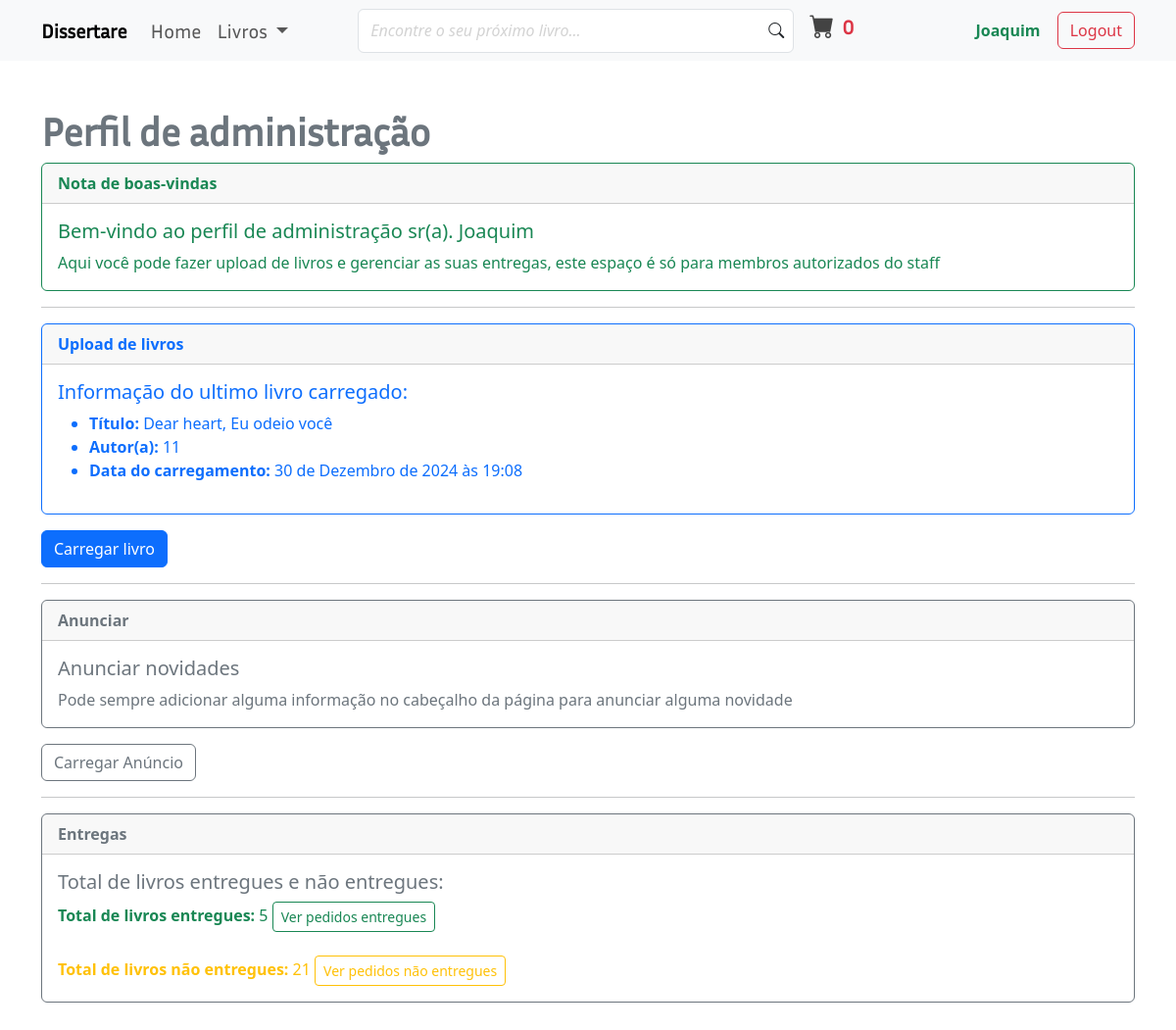
/users/staff_profile/ (signed in), run on the app's committed database.
### books/models.py (models this page shows, shortened)
class Books(models.Model):
    author = models.CharField(max_length=50, verbose_name='Autor', default='unknow')
    file = models.FileField(
        upload_to=books_pdf_file_path,
        verbose_name='Arquivo',
        validators=[pdf_format_validator]
    )
    title = models.CharField(max_length=50, verbose_name='Título do livro')
    description = models.TextField(max_length=400, verbose_name='Sinopse')
    comment = models.TextField(max_length=400, verbose_name='Comentário', null=True, blank=True)
    cover = models.ImageField(
        upload_to=books_image_file_path,
        verbose_name='Capa do livro')
    date_posted = models.DateTimeField(default=timezone.now, verbose_name='Publicado no site em')
    uploaded_by = models.ForeignKey(User, on_delete=models.CASCADE, verbose_name='Enviado por')
    category = models.ManyToManyField(Category, related_name='books_category', default=[0])
    price = models.DecimalField(default=0, decimal_places=2, max_digits=6, validators=[val_cannot_be_negative])
    is_sale = models.BooleanField(default=False)
    sale_price = models.DecimalField(default=0, decimal_places=2, max_digits=6, validators=[val_cannot_be_negative], null=True, blank=True)
    class Meta:
        verbose_name_plural = 'Books'

### users/views.py (the view)
@login_required
def staff_profile(request):
    if request.user.is_superuser:
        last_book_uploaded = Books.objects.last()
        shipped_quantity = Order.objects.filter(shipped=True).count()
        not_shipped_quantity = Order.objects.filter(shipped=False).count()
        return render(
            request,
            'users/staff_profile.html',
            {
                'last_book_uploaded': last_book_uploaded,
                'shipped_quantity': shipped_quantity,
                'not_shipped_quantity': not_shipped_quantity,
            }
        )
    else:
        raise Http404

### books/context_processors.py (called while the page is built)
def announcement(request):
    announcement_obj = Announcement_context(request)
    announcements = announcement_obj.announcement.order_by('-date_posted')[:3]
    return {'announcements': announcements}

### cart/cart.py (called while the page is built)
    def __len__(self):
        return len(self.cart)

### cart/context_processors.py (called while the page is built)
def cart(request):
    return {'cart': Cart(request)}

### users/templates/users/staff_profile.html
{% extends "books/base.html" %}
{% block main_content%}
    <div class="container my-5">
        <h1 class="fw-bold text-secondary">Perfil de administração</h1>
        <div class="card border-success mb-3">
            <div class="card-header fw-bold text-success">Nota de boas-vindas</div>
            <div class="card-body text-success">
              <h5 class="card-title">Bem-vindo ao perfil de administração sr(a). {{user.username}}</h5>
              <p class="card-text">Aqui você pode fazer upload de livros e gerenciar as suas entregas, este espaço é só para membros autorizados do staff</p>
            </div>
        </div>
        <hr>
        <div class="card border-primary mb-3">
          <div class="card-header fw-bold text-primary">Upload de livros</div>
          <div class="card-body text-primary">
            <h5 class="card-title">Informação do ultimo livro carregado:</h5>
            <ul>
              <li class="card-text">
                <strong>Título:</strong> {{last_book_uploaded.title}}
              </li>
              <li class="card-text">
                <strong>Autor(a):</strong> {{last_book_uploaded.author}}
              </li>
              <li class="card-text">
                <strong>Data do carregamento:</strong> {{last_book_uploaded.date_posted}}
              </li>
            </ul>
          </div>
        </div>
        <a href="{% url 'upload-book' %}" class="btn btn-primary">Carregar livro</a>
        <hr>
        <div class="card border-secondary mb-3">
          <div class="card-header fw-bold text-secondary">Anunciar</div>
          <div class="card-body text-secondary">
            <h5 class="card-title">Anunciar novidades</h5>
            <p class="card-text">Pode sempre adicionar alguma informação no cabeçalho da página para anunciar alguma novidade</p>
          </div>
        </div>
        <a href="{% url 'upload-announcement' %}" class="btn btn-outline-secondary">Carregar Anúncio</a>
        <hr>
        <div class="card border-secondary mb-3">
            <div class="card-header fw-bold text-secondary">Entregas</div>
            <div class="card-body text-secondary">
              <h5 class="card-title">Total de livros entregues e não entregues:</h5>
              <span class="text-success"><strong>Total de livros entregues:</strong> {{shipped_quantity}} </span>
              <a href="{% url 'shipped-dash' %}" class="btn btn-sm btn-outline-success">Ver pedidos entregues</a>
              <br><br>
              <span class="text-warning"><strong>Total de livros não entregues:</strong> {{not_shipped_quantity}} </span>
              <a href="{% url 'not-shipped-dash' %}" class="btn btn-sm btn-outline-warning">Ver pedidos não entregues</a>
            </div>
        </div>
    </div>
{% endblock main_content%}

### books/templates/books/base.html (shortened to what this page needs)
{% load static %}
<!doctype html>
<html lang="pt-pt">
  <head>
    <link rel="stylesheet" href="{% static 'books/css/general_style.css' %}">
    <link href="https://cdn.jsdelivr.net/npm/bootstrap@5.3.3/dist/css/bootstrap.min.css" rel="stylesheet">
    <link rel="stylesheet" href="https://cdn.jsdelivr.net/npm/bootstrap-icons@1.11.3/font/bootstrap-icons.min.css">
  </head>
  <body>
    <nav class="navbar navbar-expand-lg bg-body-tertiary sticky-top pb-3 pb-md-2">
        <div class="container">
            <a class="navbar-brand fw-bold" href="{% url 'home' %}">Dissertare</a>
            <div class="collapse navbar-collapse justify-content-between" id="navbarSupportedContent">
                <ul class="navbar-nav mb-2 mb-lg-0 fs-5">
                    {% if title == 'home' %}
                        <li class="nav-item">
                            <a class="nav-link active" aria-current="page" href="{% url 'home' %}">
                                Home
                            </a>
                        </li>
                        <li class="nav-item dropdown">
                            <a class="nav-link dropdown-toggle" href="#" role="button" data-bs-toggle="dropdown" aria-expanded="false">
                                Livros
                            </a>
                            <ul class="dropdown-menu">
                                {% if user.is_superuser %}
                                    <li class="border-bottom">
                                        <a href="{% url 'staff-profile' %}" class="dropdown-item" title="upload book">
                                            <i class="bi bi-person"></i> Perfil de administração
                                        </a>
                                    </li>
                                {% endif %}
                                <li><a class="dropdown-item" href="{% url 'books' %}">Livros</a></li>
                                <li><a class="dropdown-item" href="{% url 'home' %}">E-books</a></li>
                                <li><a class="dropdown-item" href="{% url 'home' %}">Categorias</a></li>
                            </ul>
                        </li>
                    {% else %}
                        <li class="nav-item">
                            <a class="nav-link" aria-current="page" href="{% url 'home' %}">
                                Home
                            </a>
                        </li>
                        <li class="nav-item dropdown">
                            <a class="nav-link dropdown-toggle" href="#" role="button" data-bs-toggle="dropdown" aria-expanded="false">
                                Livros
                            </a>
                        </li>
                    {% endif %}
                </ul>
                <form class="d-flex flex-column flex-md-row me-5 w-50 mb-3 mb-lg-0" role="search">
                    <div class="w-100 d-flex align-items-center me-3 form-inputs">
                        <input class="form-control fw-bold" type="text" placeholder="Encontre o seu próximo livro...">
                        <i class="bi bi-search"></i>
                    </div>
                    <div class="cart-button my-4 my-md-0">
                        <a href="{% url 'cart_summary' %}" class="d-flex flex-row align-items-center">
                            <span class="shop-bag"><i class="bi bi-cart-fill"></i></span>
                            <div class="d-flex flex-column ms-2">
                                <span id="cart_quantity" class="qty fs-5 fw-bold text-danger">{{cart|length}}</span>
                            </div>
                        </a>
                    </div>
                </form>
                <div class="justify-content-between">
                    {% if user.is_active %}
                        <a href="{% url 'profile' %}" class="btn text-success fw-bold">{{user.username|truncatechars:14}}</a>
                        <a href="{% url 'logout' %}" class="btn btn-outline-danger">Logout</a>
                    {% else %}
                        <a href="{% url 'login' %}" class="btn btn-success me-5">Login</a>
                        <a href="{% url 'register' %}" class="btn btn-outline-primary">Cadastrar</a>
                    {% endif %}
                </div>
            </div>
        </div>
    </nav>
    <main>
        {% block main_content %}{% endblock %}
    </main>
  </body>
</html>

### books/static/books/css/general_style.css (style rules this page uses)
* { box-sizing: border-box; }
h1, h2, h3, a { font-family: Inria_Sans; }
.form-inputs { position:relative; }
.form-inputs .form-control { height:45px; }
.form-inputs .form-control::placeholder { font-style: italic; font-weight: lighter; color: lightgray; }
.form-inputs i { position:absolute; right:10px; background-color: #fff; }
.cart-button a { text-decoration: none; color: #000; }
.shop-bag { color:#434343; font-size:25px; display:flex; border-radius:50%; align-items:center; justify-content:center; }
.qty { font-size:12px; }

### data on the page
Books: title "Dear heart, Eu odeio você", author "11", date_posted "30 de Dezembro de 2024 às 19:08"

### other printed values
{{ cart|length }} "0"
{{ user.username|truncatechars:14 }} "Joaquim"
{{ user.username }} "Joaquim"
{{ shipped_quantity }} "5"
{{ not_shipped_quantity }} "21"
